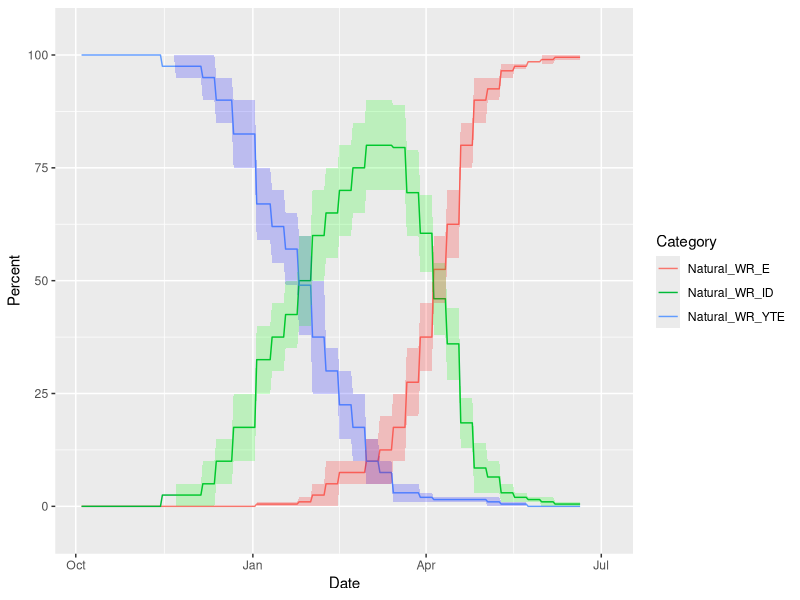

Recreate this plot in R. (Note: this script raises an error after producing the figure.)
library(tidyverse)
library(readxl)

# Load distribution estimate data
distribution_data<-read_excel(file.path("data","DistributionEstimates_WOMT_WY2023.xlsx"),sheet="DATA Dist WOMT Export OMRrange")
str(distribution_data)

# Split range data into upper and lower dist estimates
dist_est_split <- function(datafile=distribution_data,old_col="Natural_WR_YTE_Range",newcol1="Natural_WR_YTE_Lower",newcol2="Natural_WR_YTE_Upper"){
  distribution_data_newdata <- separate(datafile, col=old_col,
                                     c("dummy1", "dummy2"), sep="-",extra = "drop") %>% 
    mutate(dummy2=gsub("\\%", "", dummy2)) %>%
    mutate(dummy1=as.numeric(dummy1),dummy2=as.numeric(dummy2)) 
  
  colnames(distribution_data_newdata)[colnames(distribution_data_newdata) == "dummy1"] = newcol1
  colnames(distribution_data_newdata)[colnames(distribution_data_newdata) == "dummy2"] = newcol2
  
  return(distribution_data_newdata)
}

# Create new columns for upper and lower
distribution_data_edit <- dist_est_split()
distribution_data_edit <- dist_est_split(datafile=distribution_data_edit,old_col="Natural_WR_ID_Range",newcol1="Natural_WR_ID_Lower",newcol2="Natural_WR_ID_Upper")
distribution_data_edit <- dist_est_split(datafile=distribution_data_edit,old_col="Natural_WR_E_Range",newcol1="Natural_WR_E_Lower",newcol2="Natural_WR_E_Upper")

distribution_data_edit <- dist_est_split(datafile=distribution_data_edit,old_col="Natural_SR_YTE_Range",newcol1="Natural_SR_YTE_Lower",newcol2="Natural_SR_YTE_Upper")
distribution_data_edit <- dist_est_split(datafile=distribution_data_edit,old_col="Natural_SR_ID_Range",newcol1="Natural_SR_ID_Lower",newcol2="Natural_SR_ID_Upper")
distribution_data_edit <- dist_est_split(datafile=distribution_data_edit,old_col="Natural_SR_E_Range",newcol1="Natural_SR_E_Lower",newcol2="Natural_SR_E_Upper")

distribution_data_edit <- dist_est_split(datafile=distribution_data_edit,old_col="Hatch_WR_YTE_Range",newcol1="Hatch_WR_YTE_Lower",newcol2="Hatch_WR_YTE_Upper")
distribution_data_edit <- dist_est_split(datafile=distribution_data_edit,old_col="Hatch_WR_ID_Range",newcol1="Hatch_WR_ID_Lower",newcol2="Hatch_WR_ID_Upper")
distribution_data_edit <- dist_est_split(datafile=distribution_data_edit,old_col="Hatch_WR_E_Range",newcol1="Hatch_WR_E_Lower",newcol2="Hatch_WR_E_Upper")

distribution_data_edit <- dist_est_split(datafile=distribution_data_edit,old_col="Natural_SH_YTE_Range",newcol1="Natural_SH_YTE_Lower",newcol2="Natural_SH_YTE_Upper")
distribution_data_edit <- dist_est_split(datafile=distribution_data_edit,old_col="Natural_SH_ID_Range",newcol1="Natural_SH_ID_Lower",newcol2="Natural_SH_ID_Upper")
distribution_data_edit <- dist_est_split(datafile=distribution_data_edit,old_col="Natural_SH_E_Range",newcol1="Natural_SH_E_Lower",newcol2="Natural_SH_E_Upper")

#Load monitoring csv data from SacPAS
#https://www.cbr.washington.edu/sacramento/data/query_sampling_graph.html
monitoring_data_raw <- read.csv(file.path("data","samplingdaily_1686867510_630.csv"))
str(monitoring_data_raw)

#Calculate percentage of sum
monitoring_data_WR <- monitoring_data_raw %>% rename(
  KL_RST=Raw.Knights.Landing.RST,
  SacSeine=Raw.Sacramento.Beach.Seines..SR080E.SR071E.SR062E.SR057E.SR055E.SR060E.AM001S.SR049E.,
  SacTrawl=Raw.Sacramento.Trawls..SR055M.SR055E.SR055W.SR055X.,
  ChippsTrawl=Raw.Chipps.Island.Trawls..SB018M.SB018N.SB018S.SB018X.
) %>% select(Date,KL_RST,SacSeine,SacTrawl,ChippsTrawl) %>%
  mutate(Date=as.Date(Date)) %>% rowwise() %>% mutate(SacTrawl_Seine= sum(SacSeine, SacTrawl, na.rm = TRUE)) %>%
  ungroup() %>%
  filter(!is.na(Date)) %>% select(-c(SacSeine, SacTrawl)) %>%
  mutate(KL_RST = replace_na(KL_RST, 0),ChippsTrawl=replace_na(ChippsTrawl, 0)) %>%
  mutate(KL_RST_sum=cumsum(KL_RST),ChippsTrawl_sum=cumsum(ChippsTrawl),SacTrawl_Seine_sum=cumsum(SacTrawl_Seine)) %>%
  mutate(KL_RST_sum=KL_RST_sum/max(KL_RST_sum),ChippsTrawl_sum=ChippsTrawl_sum/max(ChippsTrawl_sum),SacTrawl_Seine_sum=SacTrawl_Seine_sum/max(SacTrawl_Seine_sum)) 

monitoring_data_WR <- monitoring_data_WR %>% select(Date,KL_RST_sum,ChippsTrawl_sum,SacTrawl_Seine_sum) %>%
  gather("Category","Percent",2:4)

#Create figure for Natural Winter-run LAD distribution estimates
str(distribution_data_edit)
data_WR_nat<-distribution_data_edit %>% select(Date,Natural_WR_YTE,Natural_WR_ID,Natural_WR_E) %>% gather("Category","Percent",2:4)

plot_distest_WR_nat <- ggplot() +  
  geom_line(data=data_WR_nat, aes(Date, Percent, colour=Category)) + 
  geom_ribbon(data=distribution_data_edit,aes(x=Date, ymax=Natural_WR_YTE_Upper, ymin=Natural_WR_YTE_Lower), 
              alpha=0.2,fill="blue")+
  geom_ribbon(data=distribution_data_edit,aes(x=Date, ymax=Natural_WR_ID_Upper, ymin=Natural_WR_ID_Lower), 
              alpha=0.2,fill="green")+
  geom_ribbon(data=distribution_data_edit,aes(x=Date, ymax=Natural_WR_E_Upper, ymin=Natural_WR_E_Lower), 
              alpha=0.2,fill="red")+
  ylim(-5, 105)
distest_WR_nat

plot_monitoring_WR_nat <- ggplot() +  
  geom_line(data=monitoring_data_WR, aes(Date, Percent, colour=Category))
plot_monitoring_WR_nat


###################################################################3
df <- data.frame(x = c(NA, "x.y", "x.z", "y.z"))
str(df)
df %>% separate(x, c("A", "B"))

at <- seq(from = min(distribution_data$Date), to = max(distribution_data$Date), by = "month")

#Natural winter-run
tiff(filename="Fig_NaturalWinter_DistributionEstimates.tiff",width=10,height = 8, units = "in",  res=300, compression ="lzw")

plot(Natural_WR_YTE ~ Date, distribution_data, xaxt = "n", type = "l", col="black",main="Natural Winter-Run",ylab="Percentage of Population",xlab="")
lines(distribution_data$Date, distribution_data$Natural_WR_ID, col = "black", type = "l", lty = 2)
lines(distribution_data$Date, distribution_data$Natural_WR_E, col = "black", type = "l", lty = 3)
axis(1, at=at, format(at, "%b %d"), cex.axis = .7)
legend(min(distribution_data$Date), 50, legend=c("Yet to enter Delta", "In Delta", "Exited Delta"),
       col=c("black", "black",'black'), lty=1:3, cex=0.8)

dev.off()

#Natural Spring-run
tiff(filename="Fig_NaturalSpring_DistributionEstimates.tiff",width=10,height = 8, units = "in",  res=300, compression ="lzw")

plot(Natural_SR_YTE ~ Date, distribution_data, xaxt = "n", type = "l", col="black",main="Natural Spring-Run",ylab="Percentage of Population",xlab="")
lines(distribution_data$Date, distribution_data$Natural_SR_ID, col = "black", type = "l", lty = 2)
lines(distribution_data$Date, distribution_data$Natural_SR_E, col = "black", type = "l", lty = 3)
axis(1, at=at, format(at, "%b %d"), cex.axis = .7)
legend(min(distribution_data$Date), 50, legend=c("Yet to enter Delta", "In Delta", "Exited Delta"),
       col=c("black", "black",'black'), lty=1:3, cex=0.8)

dev.off()


#Natural Steelhead
tiff(filename="Fig_NaturalSteelhead_DistributionEstimates.tiff",width=10,height = 8, units = "in",  res=300, compression ="lzw")

plot(Natural_SH_YTE ~ Date, distribution_data, xaxt = "n", type = "l", col="black",main="Natural Steelhead",ylab="Percentage of Population",xlab="")
lines(distribution_data$Date, distribution_data$Natural_SH_ID, col = "black", type = "l", lty = 2)
lines(distribution_data$Date, distribution_data$Natural_SH_E, col = "black", type = "l", lty = 3)
axis(1, at=at, format(at, "%b %d"), cex.axis = .7)
legend(min(distribution_data$Date), 50, legend=c("Yet to enter Delta", "In Delta", "Exited Delta"),
       col=c("black", "black",'black'), lty=1:3, cex=0.8)

dev.off()

#Hatchery Winter-run
tiff(filename="Fig_HatcheryWinter_DistributionEstimates.tiff",width=10,height = 8, units = "in",  res=300, compression ="lzw")

plot(Hatch_WR_YTE ~ Date, distribution_data, xaxt = "n", type = "l", col="black",main="Hatchery Winter-Run",ylab="Percentage of Population",xlab="")
lines(distribution_data$Date, distribution_data$Hatch_WR_ID, col = "black", type = "l", lty = 2)
lines(distribution_data$Date, distribution_data$Hatch_WR_E, col = "black", type = "l", lty = 3)
axis(1, at=at, format(at, "%b %d"), cex.axis = .7)
legend(min(distribution_data$Date), 50, legend=c("Yet to enter Delta", "In Delta", "Exited Delta"),
       col=c("black", "black",'black'), lty=1:3, cex=0.8)

dev.off()